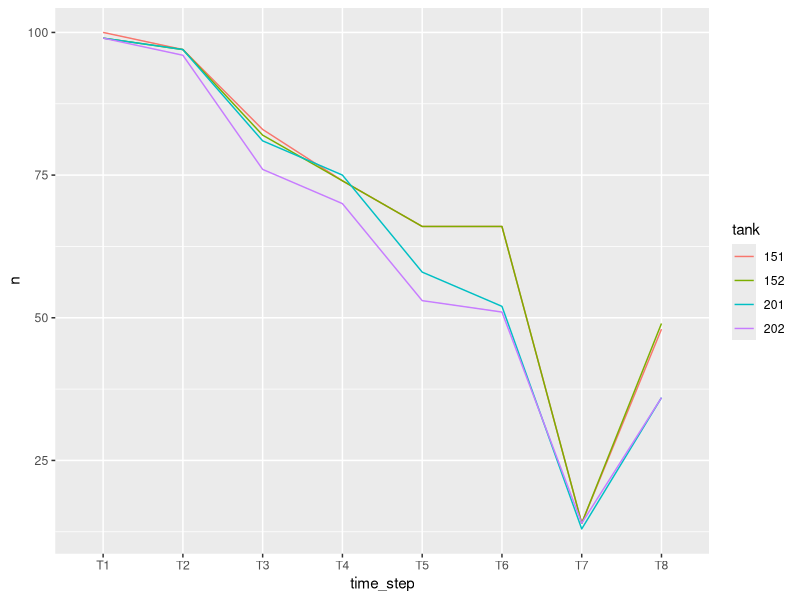
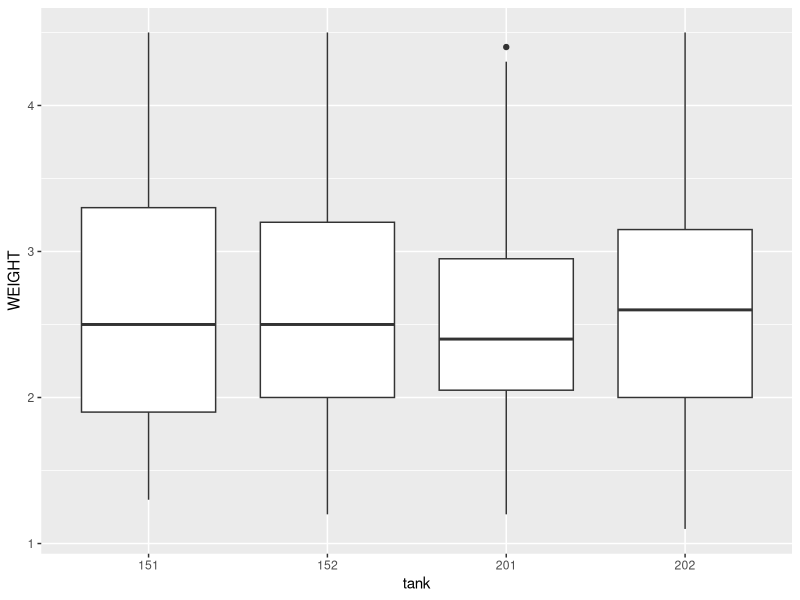
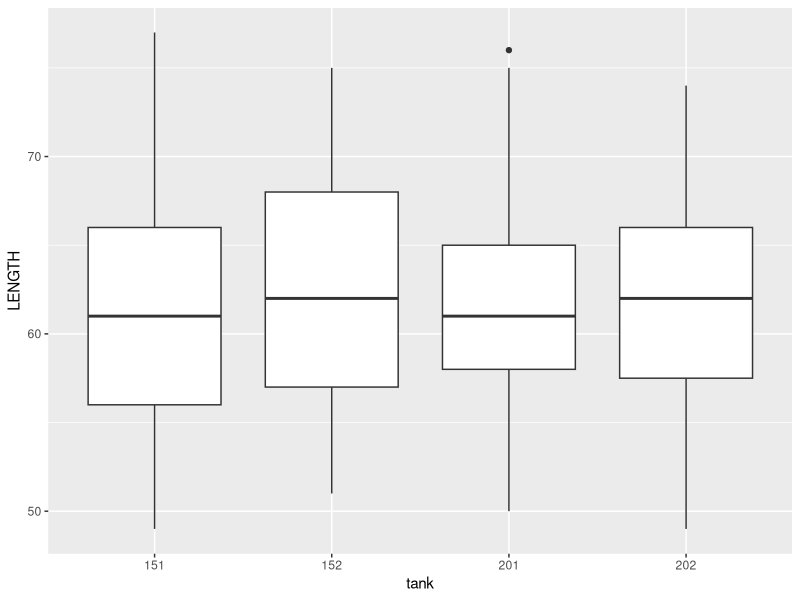
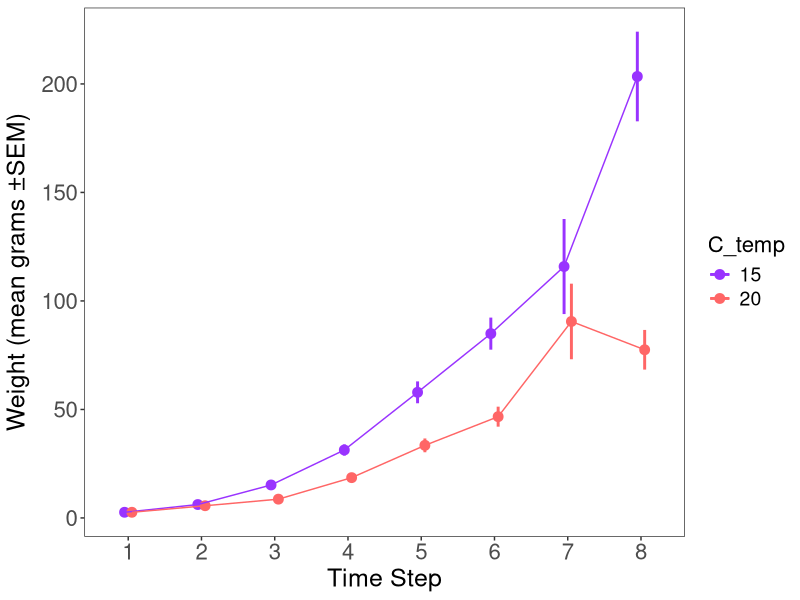
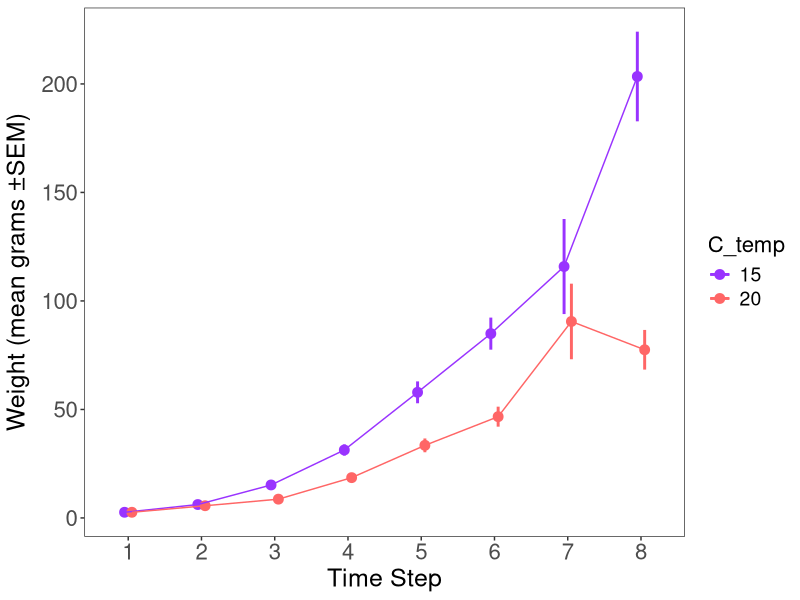

Source code (R) for these figures, in order:
### Script for Figure 2 - weight and SGR time series

library(here)
library(tidyverse)
library(lme4)
library(lmerTest)
library(emmeans)
library(car)

#### read data
morph_long<-read.csv(here('data/BT_Morphometrics_LongForm_Merged_05032023.csv'), stringsAsFactors = T)
str(morph_long)

morph_long <- morph_long %>%
  mutate (temp = factor(substr(TANK_Real, 1, 2)))%>%
  mutate (TANK_Real = factor(TANK_Real)) %>%
  mutate (rdate = as.POSIXct(x=TIME, format = "%Y-%m-%d")) %>%
  mutate (K = WEIGHT*100*(LENGTH^-3)) %>%
  rename ("tank" = "TANK_Real") %>%
  rename ("time_step" = "condition3")

str(morph_long)
#unique(morph_long$TIME)
#K = Mass*(Length^-3)
morph_long_inital<-morph_long %>% filter (time_step =="T1")

#### tidying
sum(is.na(morph_long$WEIGHT)) #676 Weight NAs
sum(is.na(morph_long$LENGTH)) #678 Length NAs
morph_long2<-morph_long %>%
  drop_na(WEIGHT) %>%
  drop_na(LENGTH)
summary(morph_long2) #now has 2100 obs
freq_tab<-morph_long2 %>%
  count(tank, time_step) %>%
  group_by(tank)
freq_tab
ggplot(data=freq_tab, aes(x=time_step,y=n, group = tank, color = tank))+geom_line()

#### summarize means
bt_means2<-tapply(morph_long2$WEIGHT,list(morph_long2$temp,morph_long2$time_step),mean)
bt_sd2   <-tapply(morph_long2$WEIGHT,list(morph_long2$temp,morph_long2$time_step),sd)
bt_count2<-tapply(morph_long2$WEIGHT,list(morph_long2$temp,morph_long2$time_step),length)
bt_sem2  <-bt_means2/sqrt(bt_count2)

weight_means<-data.frame(bt_means2)
weight_means$C_temp<-row.names(weight_means)
weight_means2<-weight_means %>%
  pivot_longer(cols = starts_with("T"),
               names_to = "time_step",
               names_prefix = "T",
               values_to = "mean_weight")

weight_se<-data.frame(bt_sem2)
weight_se$C_temp<-row.names(weight_se)
weight_se2<-weight_se %>%
  pivot_longer(cols = starts_with("T"),
               names_to = "time_step",
               names_prefix = "T",
               values_to = "se_weight")
#now merge the dataframes
weight_mean_se<- left_join(weight_means2, weight_se2, by = c("time_step", "C_temp"))

#### differences in initial size?
str(morph_long2)
ggplot(data = morph_long_inital, aes(x=tank, y=WEIGHT))+geom_boxplot()
ggplot(data = morph_long_inital, aes(x=tank, y=LENGTH))+geom_boxplot()
init_w<-glm(data=morph_long_inital, formula = WEIGHT ~ tank, family = gaussian())
init_l<-glm(data=morph_long_inital, formula = LENGTH ~ tank, family = gaussian())
summary(init_w)
summary(init_l)

#### create MS plots, 2A first
A_col <- "#9933FF"
B_col <- "#FF6666"
str(weight_mean_se)
plot1<-ggplot(weight_mean_se, aes(x=time_step, y=mean_weight, color = C_temp,group = C_temp))+
  geom_point(size = 3, position = position_dodge(width = 0.2))+
  geom_errorbar(data=weight_mean_se, aes(ymin=mean_weight-se_weight, ymax = mean_weight+se_weight),
                width=0, size = 1, position = position_dodge(width = 0.2))+
  geom_line(aes(group = C_temp), position = position_dodge(width = 0.2))+
  labs(y=expression(paste("Weight (mean grams \U00B1SEM)")), x="Time Step")+
  theme_bw()+theme(legend.title=element_text(size=16),legend.text=element_text(size=14),
                   axis.text.y=element_text(size=16),axis.title.y=element_text(size=18, vjust=1.2),
                   axis.text.x=element_text(size=16),axis.title.x=element_text(size=18),
                   panel.grid.major = element_blank(), panel.grid.minor = element_blank())+
  scale_fill_manual(values  = c(A_col, B_col)) +
  scale_color_manual(values = c("15" = A_col, "20" = B_col))
plot1
ppi=300
png('figures/mass_time_series.png', width=9*ppi, height=6*ppi, res=ppi)
plot1
dev.off()
